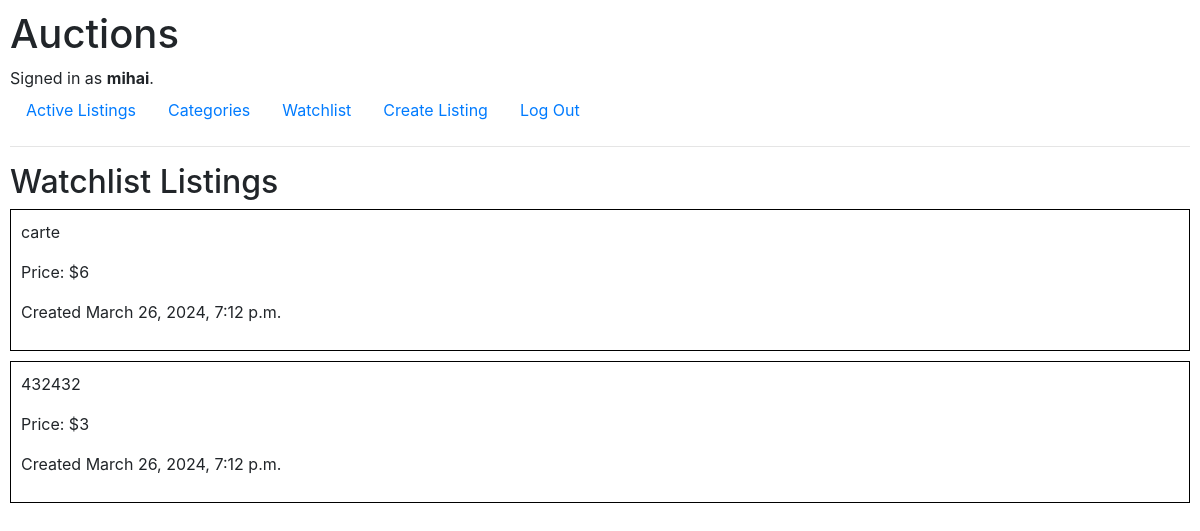
Before: /watchlist (signed in) with the older database file.
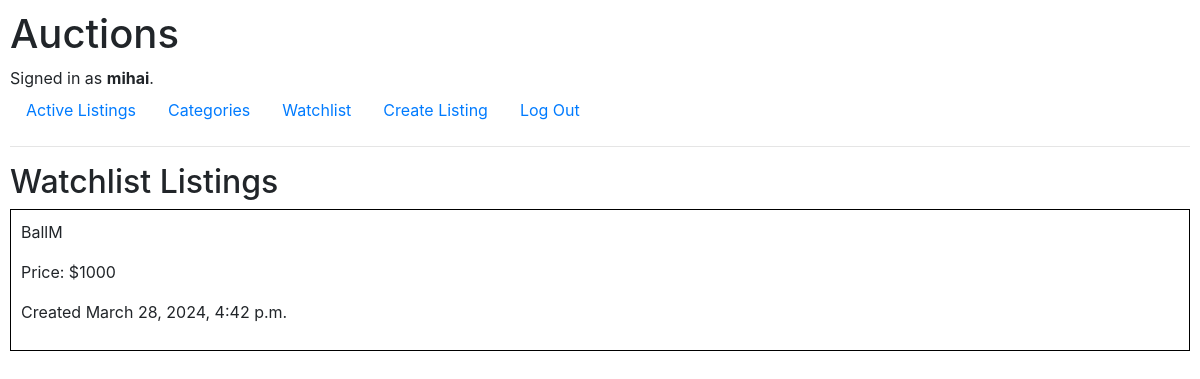
After: the same page with the newer database file.
### auctions/models.py (models this page shows, shortened)
class User(AbstractUser):
    pass

class Watchlist(models.Model):
    id = id = models.BigAutoField(primary_key=True)
    watchlist_user = models.ForeignKey(User, on_delete=models.CASCADE, related_name="watchlist_items")
    watchlist_auction = models.ForeignKey(AuctionListing, on_delete=models.CASCADE, related_name="watchlist_listings")

class AuctionListing(models.Model):
    id = models.BigAutoField(primary_key=True)
    auctioneer = models.ForeignKey(User, on_delete=models.CASCADE, related_name="listings", default=1)
    title = models.CharField(max_length=64)
    description = models.CharField(max_length=255)
    starting_bid = models.IntegerField()
    date_created = models.DateTimeField(auto_now_add=True)
    category = models.ForeignKey(Category, on_delete=models.CASCADE, related_name="auctions")

### auctions/views.py (the view)
# urls.py: path("watchlist", views.watchlist_view, name="watchlist_view"),
@login_required
def watchlist_view(request):
    watchlist_items = Watchlist.objects.filter(watchlist_user=request.user).order_by("id")
    return render(request, "auctions/watchlist.html", {
        "watchlist_items": watchlist_items
    })

### auctions/templates/auctions/watchlist.html
{% extends "auctions/layout.html" %}
{% block body %}
    <h2>Watchlist Listings</h2>
    <div>
        {% for watchlist_item in watchlist_items %}
            <a href="{% url 'listing_view' watchlist_item.watchlist_auction.id%}" class="auction-link">
                <div class="auction">
                    <p>{{ watchlist_item.watchlist_auction.title }}</p>
                    <p>Price: ${{ watchlist_item.watchlist_auction.starting_bid }}</p>
                    <p>Created {{ watchlist_item.watchlist_auction.date_created }}</p>
                </div>
            </a>
        {% endfor %}
    </div>
{% endblock %}

### auctions/templates/auctions/layout.html (shortened to what this page needs)
{% load static %}
<!DOCTYPE html>
<html lang="en">
    <head>
        <link rel="stylesheet" href="https://stackpath.bootstrapcdn.com/bootstrap/4.4.1/css/bootstrap.min.css">
        <link href="{% static 'auctions/styles.css' %}" rel="stylesheet">
    </head>
    <body>
        <h1>Auctions</h1>
        <div>
            {% if user.is_authenticated %}
                Signed in as <strong>{{ user.username }}</strong>.
            {% else %}
                Not signed in.
            {% endif %}
        </div>
        <ul class="nav">
            <li class="nav-item">
                <a class="nav-link" href="{% url 'index' %}">Active Listings</a>
            </li>
            {% if user.is_authenticated %}
                <li class="nav-item">
                    <a class="nav-link" href="">Categories</a>
                </li>
                <li class="nav-item">
                    <a class="nav-link" href="{% url 'watchlist_view' %}">Watchlist</a>
                </li>
                <li class="nav-item">
                    <a class="nav-link" href="{% url 'create_listing' %}">Create Listing</a>
                </li>
                <li class="nav-item">
                    <a class="nav-link" href="{% url 'logout' %}">Log Out</a>
                </li>
            {% endif %}
        </ul>
        <hr>
        {% block body %}
        {% endblock %}
    </body>
</html>

### auctions/static/auctions/styles.css (style rules this page uses)
body { padding: 10px; }
.auction { border: 1px solid black; padding: 10px; margin-bottom: 10px; }
a.auction-link { text-decoration: none; color: inherit; }

Changed rows visible on the page:
removed Watchlist: watchlist_auction "carte", watchlist_auction.starting_bid "6", watchlist_auction.date_created "March 26, 2024, 7:12 p.m."
removed Watchlist: watchlist_auction "432432", watchlist_auction.starting_bid "3", watchlist_auction.date_created "March 26, 2024, 7:12 p.m."
added Watchlist: watchlist_auction "BallM", watchlist_auction.starting_bid "1000", watchlist_auction.date_created "March 28, 2024, 4:42 p.m."
